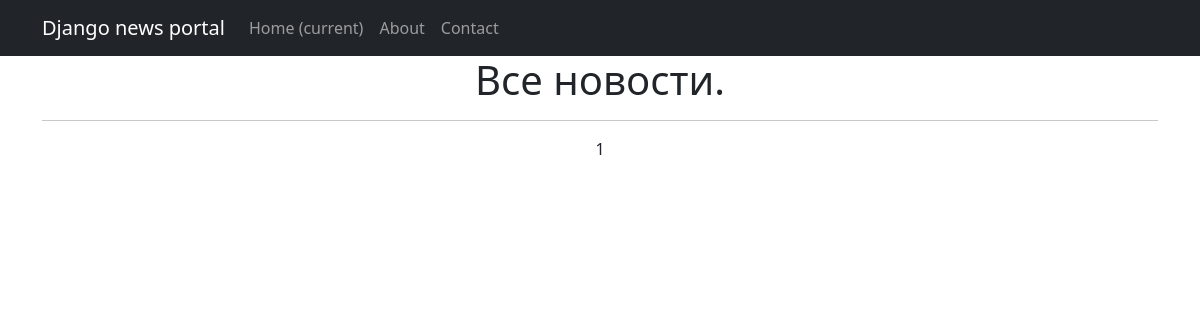
Before: /news/ with the older database file.
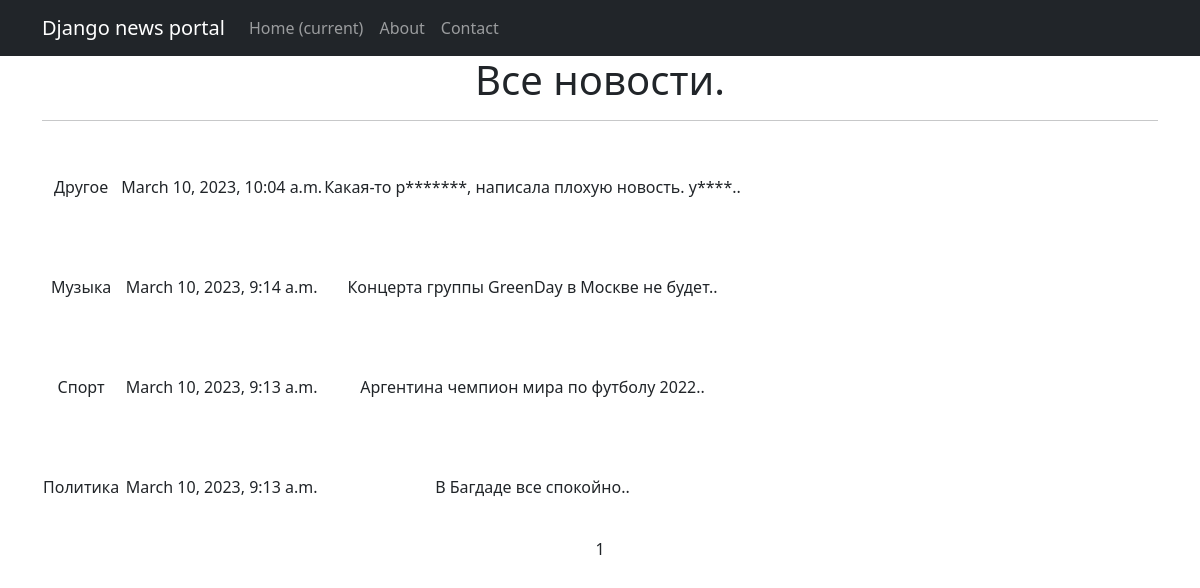
After: the same page with the newer database file.
### news/models.py (models this page shows, shortened)
class Post(models.Model):
    article = 'a'
    news = 'n'
    POST_TYPE = [
        (article, "Статья"),
        (news, "Новость")
    ]
    author = models.ForeignKey(Author, on_delete=models.CASCADE)
    post_type = models.CharField(max_length=1, choices=POST_TYPE, default=article)
    created = models.DateTimeField(auto_now_add=True)
    cats = models.ManyToManyField(Category, through='PostCategory')
    title = models.CharField(max_length=255)
    text = models.TextField()
    rating = models.IntegerField(default=0)
    def preview(self):
        size = 124 if len(self.text) > 124 else len(self.text)
        return self.text[:size] + '..'

### news/views.py (the view)
# urls.py: path('', PostList.as_view(), name='news_list'),
class PostList(ListView):
    model = Post
    ordering = '-created'
    template_name = 'news.html'
    context_object_name = 'news'
    paginate_by = 5
    def get_queryset(self):
        queryset = super().get_queryset()
        self.filterset = NewsFilter(self.request.GET, queryset)
        return self.filterset.qs
    def get_context_data(self, **kwargs):
        context = super().get_context_data(**kwargs)
        context['filterset'] = self.filterset
        return context

### news/templatetags/custom_filters.py (called while the page is built)
@register.filter(name='censor')
def censor(text):
    for word in UNWANTED_WORDS:
        if word in text:
            text = text.replace(word[1:len(word)], f'{len(word) * "*"}')
    return text

### templates/news.html (shortened to what this page needs)
{% extends 'flatpages/default.html' %}
{% load custom_filters %}
{% load custom_tags %}
{% block content %}
<h1>Все новости.</h1>
<hr>
<table>
 {% for post in news %}
           <tr style="height: 100px;">
               <td style="height: 100px;">{{ post.title | censor }}</td>
               <td style="height: 100px;">{{ post.created }}</td>
               <td style="height: 100px;">{{ post.preview | truncatechars:55 | censor}}</td>
           </tr>
           {% endfor %}
</table>
   {{ page_obj.number }}
{% endblock content %}

### templates/flatpages/default.html (shortened to what this page needs)
<!DOCTYPE html>
<html lang="en">
    <head>
        {% load static %}
        <link href="{% static 'css/styles.css' %}" rel="stylesheet" />
    </head>
    <body>
        <nav class="navbar navbar-expand-lg navbar-dark bg-dark static-top">
            <div class="container">
                <a class="navbar-brand" href="#">Django news portal</a>
                <div class="collapse navbar-collapse" id="navbarResponsive">
                    <ul class="navbar-nav ml-auto">
                        <li class="nav-item active">
                            <a class="nav-link" href="#">Home
                                <span class="sr-only">(current)</span>
                            </a>
                        </li>
                        <li class="nav-item">
                            <a class="nav-link" href="/about/">About</a>
                        </li>
                        <li class="nav-item">
                            <a class="nav-link" href="/contacts/">Contact</a>
                        </li>
                    </ul>
                </div>
            </div>
        </nav>
        <div class="container">
            <div class="row">
                <div class="col-lg-12 text-center">
                    {% block content %}{% endblock content %}
                </div>
            </div>
        </div>
    </body>
</html>

Changed rows visible on the page:
added Post: title|censor "Другое", created "March 10, 2023, 10:04 a.m.", preview|censor "Какая-то р*******, написала плохую новость. у****.."
added Post: title|censor "Музыка", created "March 10, 2023, 9:14 a.m.", preview|censor "Концерта группы GreenDay в Москве не будет.."
added Post: title|censor "Спорт", created "March 10, 2023, 9:13 a.m.", preview|censor "Аргентина чемпион мира по футболу 2022.."
added Post: title|censor "Политика", created "March 10, 2023, 9:13 a.m.", preview|censor "В Багдаде все спокойно.."
